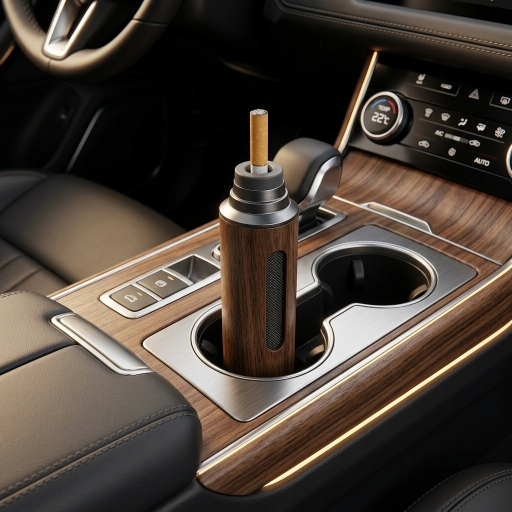
#> input picture assets/4k/img_03.webp, 1024 x 1024 px, given in place of car_driver_smoke_ashtray_1792391464210.jpg, which was not available (shown at 1/2 size)
$ python test_exact_tip.py
#> lines starting #> are read from the running program, lines starting #| are printed output that depends on the picture; pictures that were not available may be replaced by others from this repository, and a replacement may not be noted
import math
import numpy as np
from PIL import Image, ImageDraw, ImageFilter

# Load fresh original car_driver image (unedited)
src_orig = r'C:\Users\OMEN\.gemini\antigravity-ide\brain\bf6de799-a5f8-4130-abc4-d2f2a26c98ba\car_driver_smoke_ashtray_1792391464210.jpg'
orig = Image.open(src_orig).convert('RGBA')
im17 = Image.open('assets/4k/img_17.webp').convert('RGBA')
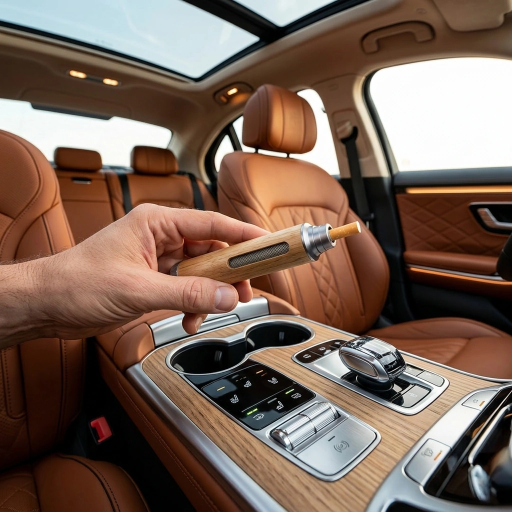
#> input picture assets/4k/img_17.webp, 1024 x 1024 px, found by its file name (shown at 1/2 size)

# 1. Background clean plate to erase smoke and the burnt ash tip above the cigarette shaft
# The shaft ends around (760+115, 200+15) = (875, 215) and (760+137, 200+39) = (897, 239)
# Burnt ash is above that: y < 225, x > 870
# Smoke extends upwards: y: 0..220, x: 750..920

rgb_orig = np.array(orig.convert('RGB'), dtype=np.float32)
x_start, x_end = 760, 950
y_start, y_end = 0, 240

left_strip = rgb_orig[y_start:y_end, 745:758, :].mean(axis=1) # (240, 3)
#> left_strip = 240 rows, first 8: [1.69, 0.846, 1.92], [1.92, 1.46, 4.38], [4.92, 7.08, 11.46], [20.85, 25.08, 29.38], [46.62, 50.62, 55.46], [68.08, 71.85, 76.92], [82.77, 84.54, 88.54], [87.85, 89.77, 92.62]
right_strip = rgb_orig[y_start:y_end, 945:958, :].mean(axis=1) # (240, 3)
#> right_strip = 240 rows, first 8: [22.31, 21.69, 17.23], [22.31, 21.62, 17.38], [22.38, 21.38, 19], [22.31, 21.31, 19.08], [22.85, 21.92, 19.62], [24.15, 23.46, 20.85], [21.77, 21.23, 17.31], [16.92, 16.38, 12.23]

clean_bg = np.zeros((y_end - y_start, x_end - x_start, 3), dtype=np.float32)
for i in range(x_end - x_start):
    t = i / float(x_end - x_start)
    t_smooth = 0.5 * (1 - math.cos(t * math.pi))
    clean_bg[:, i, :] = (1 - t_smooth) * left_strip + t_smooth * right_strip
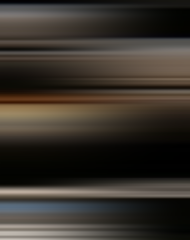
#> clean_bg: shape (240, 190, 3) float32; mean of channels 0, 1, 2 57.1, 51.3, 44.2; drawn as R, G, B

clean_bg_img = Image.fromarray(np.clip(clean_bg, 0, 255).astype(np.uint8)).filter(ImageFilter.GaussianBlur(radius=5.0))

# Mask covers smoke and the burnt tip, but stops ABOVE the clean cylinder cap
bg_mask_img = Image.new('L', (x_end - x_start, y_end - y_start), 0)
#> bg_mask_img: PIL image 190x240 L; every value is 0
draw_bg = ImageDraw.Draw(bg_mask_img)

# Coords relative to (760, 0):
# Cap line in im16 coords: (872, 212) to (898, 238)
# In local coords: (872-760, 212) = (112, 212) to (898-760, 238) = (138, 238)
poly_cut = [
    (15, 0),
    (x_end - x_start - 5, 0),
    (x_end - x_start - 5, 230),
    (138, 236),
    (112, 212),
    (15, 140)
]
draw_bg.polygon(poly_cut, fill=255)
bg_mask_feathered = bg_mask_img.filter(ImageFilter.GaussianBlur(radius=6.0))

cleaned = orig.copy()
cleaned.paste(clean_bg_img, (x_start, y_start), bg_mask_feathered)

# 2. Extract cork filter from im17
tip_crop = im17.crop((630, 415, 735, 510))
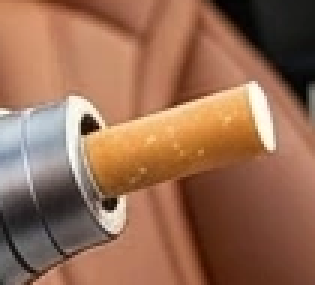
#> tip_crop: PIL image 105x95 RGBA (shown 3 times larger); mean R, G, B, A 150.5, 107.6, 83.3, 255
mask_img = Image.new('L', tip_crop.size, 0)
#> mask_img: PIL image 105x95 L; every value is 0
draw_tip = ImageDraw.Draw(mask_img)

# Exact cork cylinder polygon in tip_crop:
# Top edge: (26, 49) to (84, 28)
# Circular end: (84, 28) -> (90, 35) -> (90, 47) -> (84, 54)
# Bottom edge: (84, 54) to (34, 66)
# Base: (34, 66) to (26, 49)
poly_tip = [(26, 49), (84, 28), (90, 35), (90, 47), (84, 54), (34, 66)]
draw_tip.polygon(poly_tip, fill=255)
mask_smooth = mask_img.filter(ImageFilter.GaussianBlur(radius=0.7))
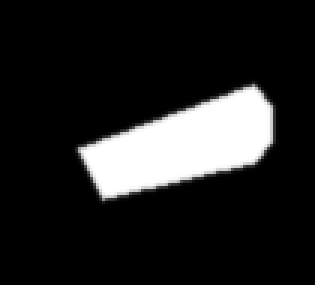
#> mask_smooth: PIL image 105x95 L (shown 3 times larger); min 0, max 255, mean 35.3

tip_rgba = tip_crop.copy()
tip_rgba.putalpha(mask_smooth)
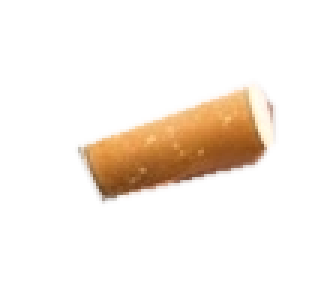
#> tip_rgba: PIL image 105x95 RGBA (shown 3 times larger); mean R, G, B, A 150.5, 107.6, 83.3, 35.3; transparent parts drawn white

# Scale and rotate to match the exact shaft dimensions:
# Original shaft width in im16 is 30px (from (74,52) to (96,76) distance = sqrt(22^2 + 24^2) = 32.5px)
# In tip_crop, base width is sqrt(8^2 + 17^2) = 18.8px
# Scale factor = 32.5 / 18.8 = 1.72 (or 1.65)
# Angle: counter-clockwise 28 deg
scale_factor = 1.68
scaled_w = int(tip_rgba.width * scale_factor)
#> scaled_w = 176
scaled_h = int(tip_rgba.height * scale_factor)
#> scaled_h = 159
tip_scaled = tip_rgba.resize((scaled_w, scaled_h), Image.Resampling.LANCZOS)
tip_rotated = tip_scaled.rotate(28, Image.Resampling.BICUBIC, expand=True)
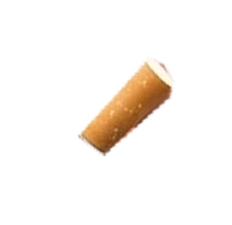
#> tip_rotated: PIL image 232x225 RGBA; mean R, G, B, A 17.4, 12.2, 7.5, 18.9; transparent parts drawn white

# Find the base center of tip_rotated:
# In tip_crop, base center was at ((26+34)/2, (49+66)/2) = (30, 57.5)
# After scale: (30 * 1.68, 57.5 * 1.68) = (50.4, 96.6)
# Relative to rotated box center:
w_rot, h_rot = tip_rotated.size
#> w_rot = 232; h_rot = 225
# Let's inspect where base is by placing it:
# We want base to land at (845, 264) in im16 coordinates!
target_x = 818
target_y = 158

test_img = cleaned.copy()
test_img.paste(tip_rotated, (target_x, target_y), tip_rotated)

crop_test = test_img.crop((750, 150, 920, 340))
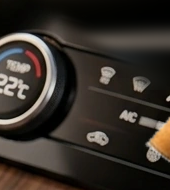
#> crop_test: PIL image 170x190 RGBA; mean R, G, B, A 53.1, 46.9, 40.5, 254.7; transparent parts drawn white
crop_test.save('scratch/exact_tip_test.png')
print('exact_tip_test.png saved')
